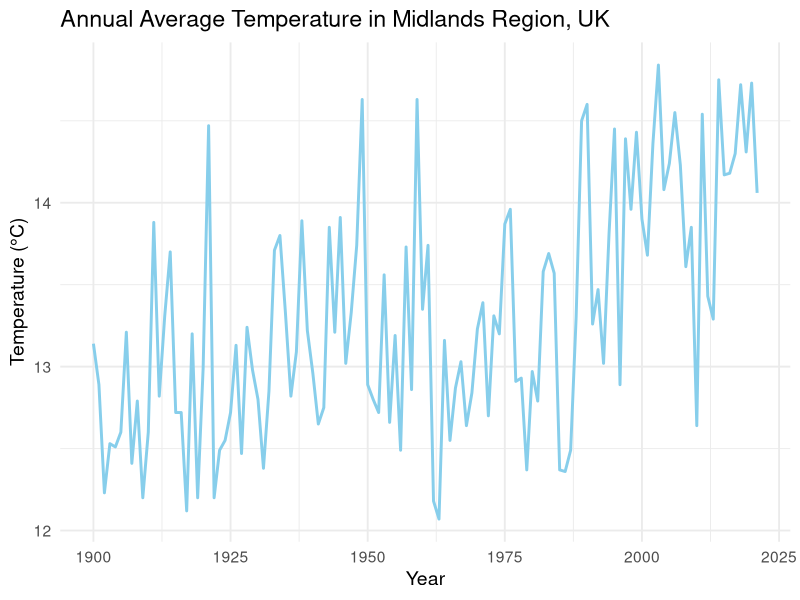
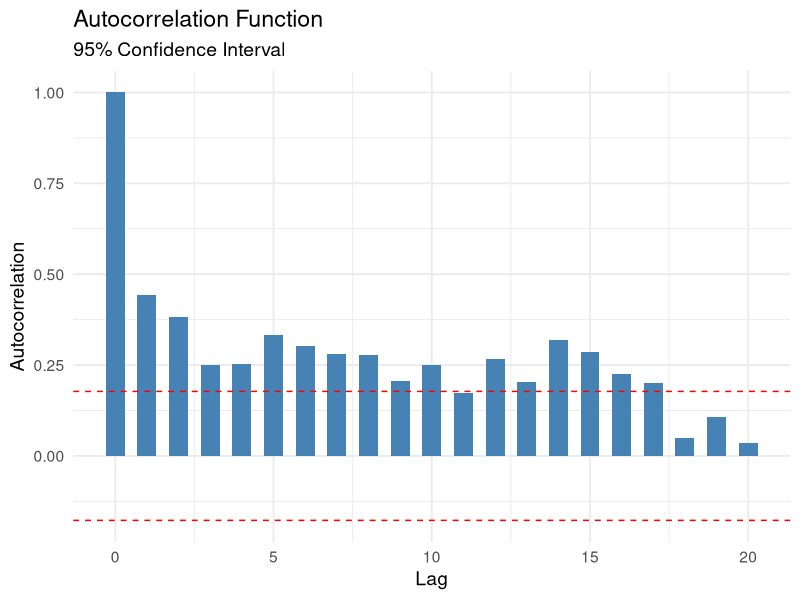
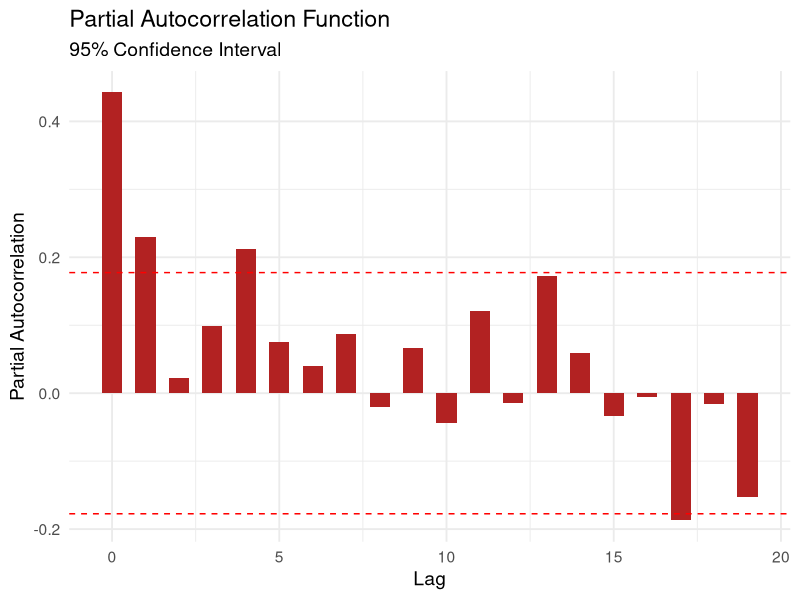
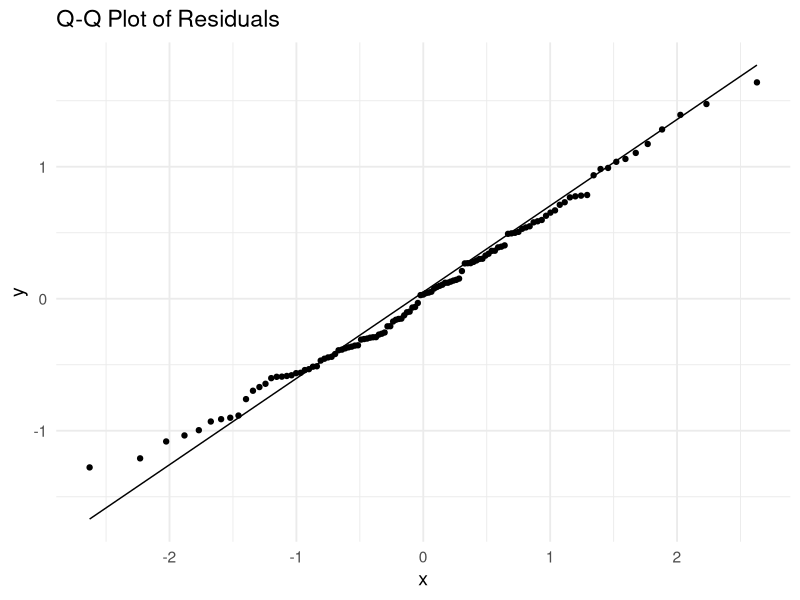

These figures' R source, in order: (Note: this script raises an error after producing the figures.)
## ---- chunk 1
#Step 1: Exploratory Data Analysis (EDA)

# Load necessary libraries
library(ggplot2)
library(forecast)
library(tseries)
library(Metrics)

# Load and check the data structure
temperature_data <- read.csv('cet_temp.csv')
str(temperature_data)

# Convert data to a time series object
temperature_ts <- ts(temperature_data$avg_annual_temp_C, start = 1900, frequency = 1)
str(temperature_ts)


## ---- chunk 2
# Visualize the time series data with ggplot2
ts_df <- data.frame(Time = time(temperature_ts), Temperature = as.numeric(temperature_ts))
p <- ggplot(ts_df, aes(x = Time, y = Temperature)) +
  geom_line(color = "skyblue", size = 1) +
  labs(title = "Annual Average Temperature in Midlands Region, UK",
       y = "Temperature (°C)",
       x = "Year") +
  theme_minimal(base_size = 14)
print(p)

## ---- chunk 3
#Step 2: Stationarity Test and Transformation
# Augmented Dickey-Fuller test
adf_test_result <- adf.test(temperature_ts)

# Print the ADF test results
print(adf_test_result)

# Check if the series needs differencing based on the ADF test p-value
if(adf_test_result$p.value > 0.05) {
  print("Series is not stationary: Differencing is required.")
  temperature_ts_diff <- diff(temperature_ts)

  # Plot the differenced series to visualize changes
  ggplot(data.frame(Year = 1901:2021, Temperature = temperature_ts_diff), aes(x = Year, y = Temperature)) +
    geom_line(color = "blue") + geom_point(color = "red") +
    labs(title = "Differenced Annual Mean Temperature",
         x = "Year", y = "Difference in Temperature") +
    theme_minimal()
} else {
  print("Series is stationary: No differencing required.")
}
## ---- chunk 4
#Step 3: Model Selection

# extract ACF and PACF data
acf_result <- acf(temperature_ts, plot = FALSE)
pacf_result <- pacf(temperature_ts, plot = FALSE)

# Extract the significant level for the confidence intervals
ci <- qnorm((1 + 0.95) / 2) / sqrt(length(temperature_ts))

acf_df <- data.frame(Lag = seq(along = acf_result$acf) - 1, ACF = acf_result$acf)
pacf_df <- data.frame(Lag = seq(along = pacf_result$acf) - 1, PACF = pacf_result$acf)

# Plot ACF using ggplot2
acf_p <- ggplot(acf_df, aes(x = Lag, y = ACF)) +
  geom_bar(stat = "identity", fill = "steelblue", width = 0.6) +
  geom_hline(yintercept = c(-ci, ci), color = "red", linetype = "dashed") +
  labs(title = "Autocorrelation Function",
       subtitle = "95% Confidence Interval",
       y = "Autocorrelation",
       x = "Lag") +
  theme_minimal(base_size = 14)
print(acf_p)

# Plot PACF using ggplot2
pacf_p <- ggplot(pacf_df, aes(x = Lag, y = PACF)) +
  geom_bar(stat = "identity", fill = "firebrick", width = 0.6) +
  geom_hline(yintercept = c(-ci, ci), color = "red", linetype = "dashed") +
  labs(title = "Partial Autocorrelation Function",
       subtitle = "95% Confidence Interval",
       y = "Partial Autocorrelation",
       x = "Lag") +
  theme_minimal(base_size = 14)
print(pacf_p)
## ---- chunk 5
# Statistical Tests for Stationarity
pp_test_result <- PP.test(temperature_ts)
adf_test_result <- adf.test(temperature_ts)

print(pp_test_result)
print(adf_test_result)
## ---- chunk 6
# AR Model Fitting
ar_fit <- ar(temperature_ts)  # AR(5) model
summary(ar_fit)

## ---- chunk 7
# QQ plot for residuals with ggplot2
resid_df <- data.frame(Residuals = ar_fit$resid)
qq_p <- ggplot(resid_df, aes(sample = Residuals)) +
  geom_qq() +
  geom_qq_line() +
  labs(title = "Q-Q Plot of Residuals") +
  theme_minimal(base_size = 14)
print(qq_p)

# Evaluate and visualize the residuals
residuals_df <- data.frame(AR_Residuals = residuals(ar_fit), ARIMA_Residuals = residuals(arima_model))
ggplot(residuals_df, aes(x = AR_Residuals)) +
  geom_histogram(aes(y = ..density..), bins = 30, fill = "blue", alpha = 0.7) +
  geom_density(color = "red") +
  labs(title = "Residual Distribution for AR Model")

## ---- chunk 8

# Scatter plot of actual vs. fitted values with ggplot2
fit_df <- data.frame(Actual = as.numeric(temperature_ts), Fitted = fitted(ar_fit))
fit_p <- ggplot(fit_df, aes(x = Actual, y = Fitted)) +
  geom_point(alpha = 0.6, aes(color = "Data Points")) +  
  geom_smooth(method = "lm", color = "darkred", se = FALSE, aes(linetype = "Fit Line")) +  
  labs(title = "Actual vs Fitted Values from AR Model",
       x = "Actual Temperature (°C)",
       y = "Fitted Temperature (°C)",
       color = "Legend",  # Legend title for color
       linetype = "Legend") +  # Legend title for linetype
  theme_minimal(base_size = 14) +
  geom_abline(intercept = 0, slope = 1, linetype = "dashed", color = "blue", aes(linetype = "1:1 Line")) +  # Specify linetype in aes for abline
  scale_color_manual(values = c("Data Points" = "black")) +  # Define colors for points
  scale_linetype_manual(values = c("Fit Line" = "solid", "1:1 Line" = "dashed"))  # Define linetypes
print(fit_p)

#"Black dots represent individual observations. The solid dark red line is the linear regression fit, indicating the trend between actual and fitted values. The blue dashed line represents perfect prediction (Actual = Fitted)."

## ---- chunk 9
# Define 'actual_fitted_df' after the AR model fitting
actual_fitted_df <- data.frame(
  Actual = as.numeric(temperature_ts), 
  Fitted_AR = fitted(ar_fit)
)
# Model Evaluation with MAPE and RMSE
mape_value <- mape(actual_fitted_df$Actual[6:122], na.exclude(actual_fitted_df$Fitted))
rmse_value <- rmse(actual_fitted_df$Actual[6:122], na.exclude(actual_fitted_df$Fitted))

print(paste("MAPE:", mape_value))
print(paste("RMSE:", rmse_value))

# Forecast the next 10 years
forecast_future <- forecast(ar_fit, h = 10)
plot(forecast_future)
## ---- chunk 10
# Automated ARIMA modeling
arima_model <- Arima(temperature_ts, order = c(0, 1, 1))  # Best model based on AIC
summary(arima_model)

## ---- chunk 11
#Step 4: Model Diagnostics
# Check residuals
checkresiduals(arima_model)

# Diagnostic Plots
# Influence and Leverage plots typically used in regression settings, applying equivalent diagnostics for ARIMA:
tsdiag(arima_model)

# Additional diagnostic plots
ggplot(data.frame(Residuals = residuals(arima_model)), aes(x = Residuals)) +
  geom_histogram(aes(y = ..density..), bins = 30, fill = "blue", color = "black") +
  geom_density(color = "red") +
  labs(title = "Residuals Distribution ") +
  theme_minimal()
## ---- chunk 12
# Extract fitted values from the ARIMA model
actual_values <- as.numeric(temperature_ts)  # Make sure to use your actual time series object

# Get the fitted values from the ARIMA model
fitted_values <- fitted(arima_model)

# Create a data frame for plotting
data_for_plotting <- data.frame(Actual = actual_values, Fitted = fitted_values)

# Plot Actual vs. Fitted Values using ggplot2

ggplot(data_for_plotting, aes(x = Actual, y = Fitted)) +
  geom_point(color = "blue", alpha = 0.6) +  # Color and transparency for points
  geom_abline(slope = 1, intercept = 0, linetype = "dashed", color = "red") +  # 45-degree line indicating perfect fit
  labs(title = "Actual vs Fitted Values from ARIMA Model",
       x = "Actual Temperature (°C)",
       y = "Fitted Temperature (°C)") +
  theme_minimal()  # Minimal theme for cleaner look
  

## ---- chunk 13
#Step 5: Forecasting and Evaluation
# Forecast the next 10 years
forecast_future <- forecast(arima_model, h = 10)
plot(forecast_future)


## ---- chunk 14

# Fitting the models
fitted_arima <- fitted(arima_model)
# Actual observations to compare against
actuals <- temperature_ts

# Calculate MAE and MSE for ARIMA Model
mae_arima <- mae(actuals, fitted_arima)
mse_arima <- mse(actuals, fitted_arima)

# Print the results
cat("Performance Metrics for ARIMA Model:\n")
cat(sprintf("MAE: %f\n", mae_arima))
cat(sprintf("MSE: %f\n", mse_arima))
